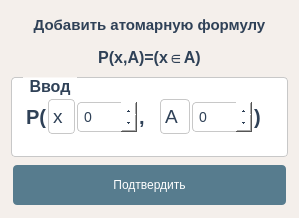
<?xml version="1.0" encoding="UTF-8"?>
<ui version="4.0">
 <class>Add_atoms_formula_form</class>
 <widget class="QWidget" name="Add_atoms_formula_form">
  <property name="geometry">
   <rect>
    <x>0</x>
    <y>0</y>
    <width>299</width>
    <height>218</height>
   </rect>
  </property>
  <property name="windowTitle">
   <string>Form</string>
  </property>
  <property name="styleSheet">
   <string notr="true">QWidget {
	background: rgb(244, 239, 235);
	font-family: &quot;Segoe UI&quot;, Helvetica, Arial, sans-serif;
}

QLabel {
	color: rgb(47, 65, 87);
	font-weight: bold;
}

QGroupBox {
	background-color: rgb(255, 255, 255);
    border: 1px solid rgb(200, 200, 200);
    border-radius: 4px;
	padding: 8px;
	margin-top: 1ex;
    color: rgb(47, 65, 87);
    font-weight: bold;
    font-size: 16px;
}

QGroupBox::title {
    subcontrol-origin: margin;
    left: 12px;
    padding: 0 4px;
}

QPushButton {
	background-color: rgb(87, 124, 142);
    color: white;
    border: none;
    border-radius: 4px;
    padding: 6px 12px;
    min-height: 28px;
    margin: 2px;
}

QPushButton:hover {
    background-color: rgba(87, 124, 142, 0.85);
}

QPushButton:pressed {
    background-color: rgba(87, 124, 142, 0.75);
}

QGroupBox QLabel {
	background: white;
}

QSpinBox {
    min-width: 50px;
    font-size: 14px;
	background-color: white;
    border: 1px solid rgb(200, 200, 200);
    border-radius: 4px;
    padding: 4px;
    min-height: 20px;
    color: rgb(47, 65, 87);
}

QSpinBox::up-button {
    subcontrol-origin: border;
    subcontrol-position: right top;
    width: 16px;
    height: 18px;
}

QSpinBox::down-button {
    subcontrol-origin: border;
    subcontrol-position: right bottom;
    width: 16px;
    height: 18px;
}

QComboBox {
    background-color: white;
    border: 1px solid rgb(200, 200, 200);
    border-radius: 4px;
    padding: 4px;
    min-height: 20px;
    color: rgb(47, 65, 87);
}

QComboBox:hover, QSpinBox:hover {
    border: 1px solid rgb(87, 124, 142);
}

QComboBox QAbstractItemView {
    background-color: white;
    color: rgb(30, 30, 30);
}

QComboBox::drop-down {
    border: none;
    width: 0;
    padding: 0;
    margin: 0;
}

QComboBox::down-arrow {
    image: none;
}

QComboBox QScrollBar:vertical {
    width: 0px;
    background: transparent;
}</string>
  </property>
  <layout class="QGridLayout" name="gridLayout">
   <item row="3" column="0">
    <widget class="QPushButton" name="OkBtn">
     <property name="text">
      <string>Подтвердить</string>
     </property>
    </widget>
   </item>
   <item row="1" column="0">
    <widget class="QLabel" name="label_2">
     <property name="font">
      <font>
       <family>Segoe UI</family>
       <pointsize>12</pointsize>
       <bold>true</bold>
      </font>
     </property>
     <property name="text">
      <string>P(x,A)=(x∈A)</string>
     </property>
     <property name="alignment">
      <set>Qt::AlignmentFlag::AlignCenter</set>
     </property>
    </widget>
   </item>
   <item row="0" column="0">
    <widget class="QLabel" name="label">
     <property name="font">
      <font>
       <family>Segoe UI</family>
       <pointsize>11</pointsize>
       <bold>true</bold>
      </font>
     </property>
     <property name="text">
      <string>Добавить атомарную формулу</string>
     </property>
     <property name="alignment">
      <set>Qt::AlignmentFlag::AlignCenter</set>
     </property>
    </widget>
   </item>
   <item row="2" column="0">
    <widget class="QGroupBox" name="groupBox">
     <property name="minimumSize">
      <size>
       <width>0</width>
       <height>80</height>
      </size>
     </property>
     <property name="title">
      <string>Ввод</string>
     </property>
     <layout class="QHBoxLayout" name="horizontalLayout" stretch="0,0,0,0,0,0,0">
      <property name="spacing">
       <number>2</number>
      </property>
      <property name="leftMargin">
       <number>6</number>
      </property>
      <property name="topMargin">
       <number>6</number>
      </property>
      <property name="rightMargin">
       <number>6</number>
      </property>
      <property name="bottomMargin">
       <number>6</number>
      </property>
      <item>
       <widget class="QLabel" name="label_open">
        <property name="font">
         <font>
          <family>Segoe UI</family>
          <pointsize>15</pointsize>
          <bold>true</bold>
         </font>
        </property>
        <property name="text">
         <string>P(</string>
        </property>
       </widget>
      </item>
      <item>
       <widget class="QComboBox" name="VarName">
        <property name="font">
         <font>
          <family>Segoe UI</family>
          <pointsize>14</pointsize>
         </font>
        </property>
        <property name="currentIndex">
         <number>23</number>
        </property>
        <item>
         <property name="text">
          <string>a</string>
         </property>
        </item>
        <item>
         <property name="text">
          <string>b</string>
         </property>
        </item>
        <item>
         <property name="text">
          <string>c</string>
         </property>
        </item>
        <item>
         <property name="text">
          <string>d</string>
         </property>
        </item>
        <item>
         <property name="text">
          <string>e</string>
         </property>
        </item>
        <item>
         <property name="text">
          <string>f</string>
         </property>
        </item>
        <item>
         <property name="text">
          <string>g</string>
         </property>
        </item>
        <item>
         <property name="text">
          <string>h</string>
         </property>
        </item>
        <item>
         <property name="text">
          <string>i</string>
         </property>
        </item>
        <item>
         <property name="text">
          <string>j</string>
         </property>
        </item>
        <item>
         <property name="text">
          <string>k</string>
         </property>
        </item>
        <item>
         <property name="text">
          <string>l</string>
         </property>
        </item>
        <item>
         <property name="text">
          <string>m</string>
         </property>
        </item>
        <item>
         <property name="text">
          <string>n</string>
         </property>
        </item>
        <item>
         <property name="text">
          <string>o</string>
         </property>
        </item>
        <item>
         <property name="text">
          <string>p</string>
         </property>
        </item>
        <item>
         <property name="text">
          <string>q</string>
         </property>
        </item>
        <item>
         <property name="text">
          <string>r</string>
         </property>
        </item>
        <item>
         <property name="text">
          <string>s</string>
         </property>
        </item>
        <item>
         <property name="text">
          <string>t</string>
         </property>
        </item>
        <item>
         <property name="text">
          <string>u</string>
         </property>
        </item>
        <item>
         <property name="text">
          <string>v</string>
         </property>
        </item>
        <item>
         <property name="text">
          <string>w</string>
         </property>
        </item>
        <item>
         <property name="text">
          <string>x</string>
         </property>
        </item>
        <item>
         <property name="text">
          <string>y</string>
         </property>
        </item>
        <item>
         <property name="text">
          <string>z</string>
         </property>
        </item>
       </widget>
      </item>
      <item>
       <widget class="QSpinBox" name="VarIndex">
        <property name="maximumSize">
         <size>
          <width>50</width>
          <height>16777215</height>
         </size>
        </property>
       </widget>
      </item>
      <item>
       <widget class="QLabel" name="label_comma">
        <property name="font">
         <font>
          <family>Segoe UI</family>
          <pointsize>15</pointsize>
          <bold>true</bold>
         </font>
        </property>
        <property name="text">
         <string>, </string>
        </property>
       </widget>
      </item>
      <item>
       <widget class="QComboBox" name="SetName">
        <property name="font">
         <font>
          <family>Segoe UI</family>
          <pointsize>14</pointsize>
         </font>
        </property>
        <item>
         <property name="text">
          <string>A</string>
         </property>
        </item>
        <item>
         <property name="text">
          <string>B</string>
         </property>
        </item>
        <item>
         <property name="text">
          <string>C</string>
         </property>
        </item>
        <item>
         <property name="text">
          <string>D</string>
         </property>
        </item>
        <item>
         <property name="text">
          <string>E</string>
         </property>
        </item>
        <item>
         <property name="text">
          <string>F</string>
         </property>
        </item>
        <item>
         <property name="text">
          <string>G</string>
         </property>
        </item>
        <item>
         <property name="text">
          <string>H</string>
         </property>
        </item>
        <item>
         <property name="text">
          <string>I</string>
         </property>
        </item>
        <item>
         <property name="text">
          <string>G</string>
         </property>
        </item>
        <item>
         <property name="text">
          <string>K</string>
         </property>
        </item>
        <item>
         <property name="text">
          <string>L</string>
         </property>
        </item>
        <item>
         <property name="text">
          <string>M</string>
         </property>
        </item>
        <item>
         <property name="text">
          <string>N</string>
         </property>
        </item>
        <item>
         <property name="text">
          <string>O</string>
         </property>
        </item>
        <item>
         <property name="text">
          <string>P</string>
         </property>
        </item>
        <item>
         <property name="text">
          <string>Q</string>
         </property>
        </item>
        <item>
         <property name="text">
          <string>R</string>
         </property>
        </item>
        <item>
         <property name="text">
          <string>S</string>
         </property>
        </item>
        <item>
         <property name="text">
          <string>T</string>
         </property>
        </item>
        <item>
         <property name="text">
          <string>U</string>
         </property>
        </item>
        <item>
         <property name="text">
          <string>V</string>
         </property>
        </item>
        <item>
         <property name="text">
          <string>W</string>
         </property>
        </item>
        <item>
         <property name="text">
          <string>X</string>
         </property>
        </item>
        <item>
         <property name="text">
          <string>Y</string>
         </property>
        </item>
        <item>
         <property name="text">
          <string>Z</string>
         </property>
        </item>
       </widget>
      </item>
      <item>
       <widget class="QSpinBox" name="SetIndex">
        <property name="maximumSize">
         <size>
          <width>50</width>
          <height>16777215</height>
         </size>
        </property>
       </widget>
      </item>
      <item>
       <widget class="QLabel" name="label_close">
        <property name="font">
         <font>
          <family>Segoe UI</family>
          <pointsize>15</pointsize>
          <bold>true</bold>
         </font>
        </property>
        <property name="text">
         <string>)</string>
        </property>
       </widget>
      </item>
     </layout>
    </widget>
   </item>
  </layout>
 </widget>
 <resources/>
 <connections/>
</ui>
